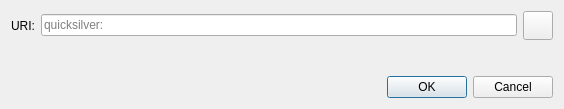
<?xml version="1.0" encoding="UTF-8"?>
<ui version="4.0">
 <class>OpenURIDialog</class>
 <widget class="QDialog" name="OpenURIDialog">
  <property name="geometry">
   <rect>
    <x>0</x>
    <y>0</y>
    <width>564</width>
    <height>109</height>
   </rect>
  </property>
  <property name="windowTitle">
   <string>Open Quicksilver URI</string>
  </property>
  <layout class="QVBoxLayout" name="verticalLayout">
   <item>
    <layout class="QHBoxLayout" name="horizontalLayout">
     <item>
      <widget class="QLabel" name="label">
       <property name="text">
        <string>URI:</string>
       </property>
      </widget>
     </item>
     <item>
      <widget class="QValidatedLineEdit" name="uriEdit">
       <property name="placeholderText">
        <string notr="true">quicksilver:</string>
       </property>
      </widget>
     </item>
     <item>
      <widget class="QToolButton" name="pasteButton">
       <property name="toolTip">
        <string extracomment="Tooltip text for button that allows you to paste an address that is in your clipboard.">Paste address from clipboard</string>
       </property>
       <property name="text">
        <string/>
       </property>
       <property name="icon">
        <iconset resource="../quicksilver.qrc">
         <normaloff>:/icons/editpaste</normaloff>:/icons/editpaste
        </iconset>
       </property>
       <property name="iconSize">
        <size>
         <width>22</width>
         <height>22</height>
        </size>
       </property>
      </widget>
     </item>
    </layout>
   </item>
   <item>
    <spacer name="verticalSpacer">
     <property name="orientation">
      <enum>Qt::Vertical</enum>
     </property>
     <property name="sizeHint" stdset="0">
      <size>
       <width>20</width>
       <height>40</height>
      </size>
     </property>
    </spacer>
   </item>
   <item>
    <widget class="QDialogButtonBox" name="buttonBox">
     <property name="orientation">
      <enum>Qt::Horizontal</enum>
     </property>
     <property name="standardButtons">
      <set>QDialogButtonBox::Cancel|QDialogButtonBox::Ok</set>
     </property>
    </widget>
   </item>
  </layout>
 </widget>
 <customwidgets>
  <customwidget>
   <class>QValidatedLineEdit</class>
   <extends>QLineEdit</extends>
   <header>qt/qvalidatedlineedit.h</header>
  </customwidget>
 </customwidgets>
 <resources/>
 <connections>
  <connection>
   <sender>buttonBox</sender>
   <signal>accepted()</signal>
   <receiver>OpenURIDialog</receiver>
   <slot>accept()</slot>
   <hints>
    <hint type="sourcelabel">
     <x>248</x>
     <y>254</y>
    </hint>
    <hint type="destinationlabel">
     <x>157</x>
     <y>274</y>
    </hint>
   </hints>
  </connection>
  <connection>
   <sender>buttonBox</sender>
   <signal>rejected()</signal>
   <receiver>OpenURIDialog</receiver>
   <slot>reject()</slot>
   <hints>
    <hint type="sourcelabel">
     <x>316</x>
     <y>260</y>
    </hint>
    <hint type="destinationlabel">
     <x>286</x>
     <y>274</y>
    </hint>
   </hints>
  </connection>
 </connections>
</ui>
